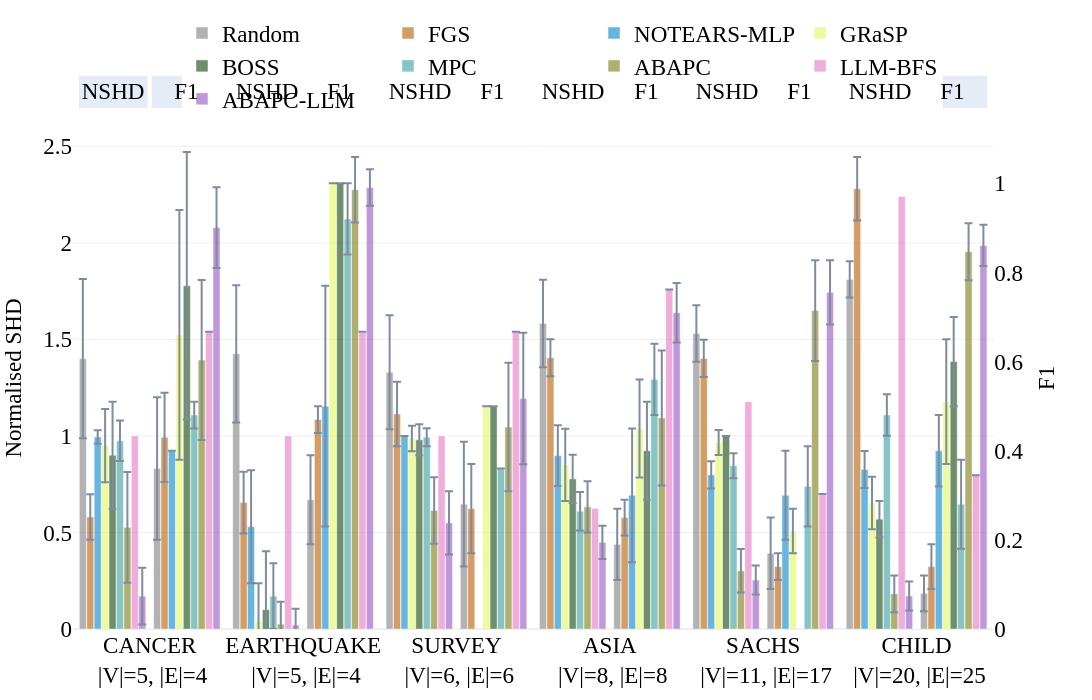
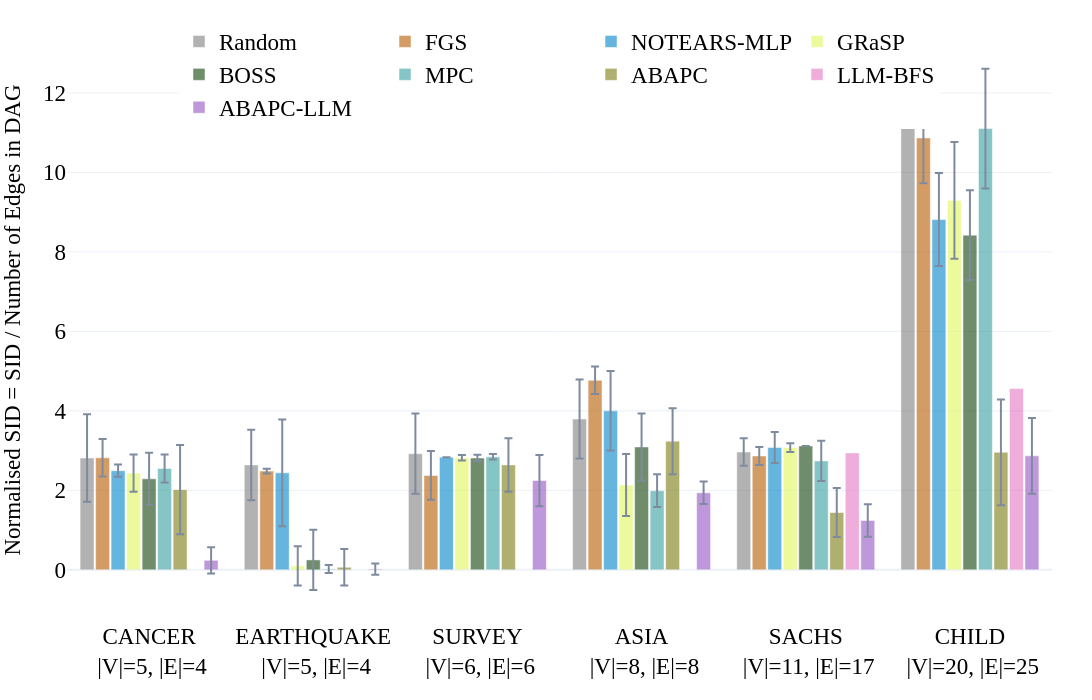
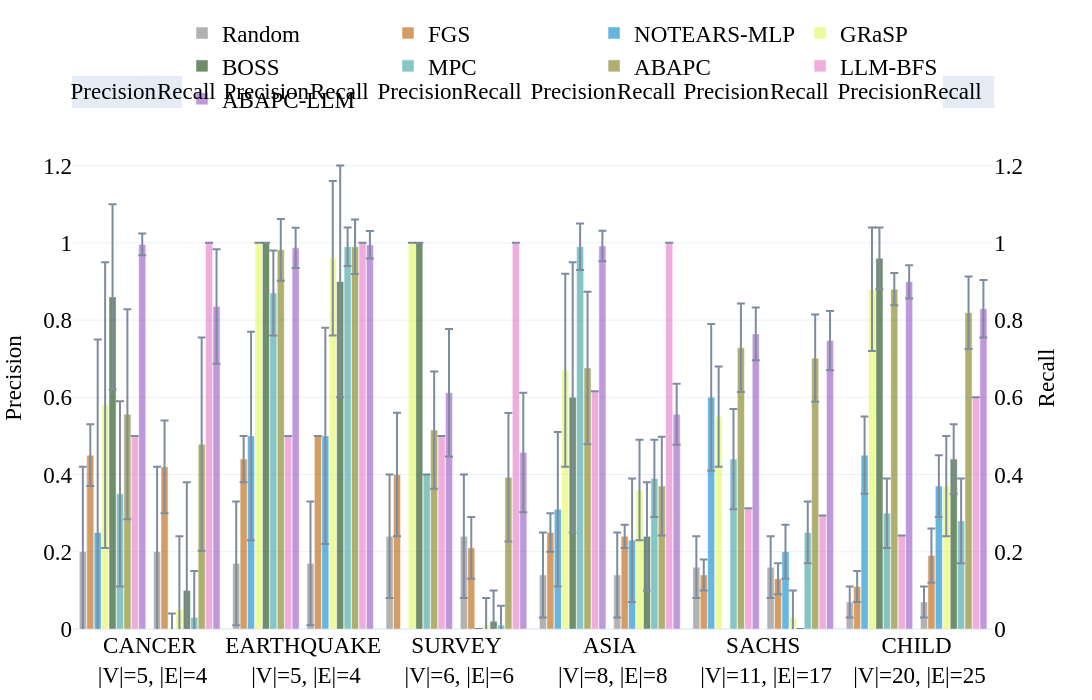

The code cell stored with these charts, in order, in its notebook:
### Markdown cell above
## Structure Reconstruction Evaluation

### Code cell
# Plots by dataset (DAG)
if len(dag_all):
    methods = [m for m in default_methods if m in dag_all['model'].unique()]
    double_bar_chart_plotly(
        dag_all, ['p_shd','F1'], names_dict, colors_dict, methods,
        save_figs=save_figs, font_size=23, output_name=str(REPO_ROOT / 'results/figs/Fig.bn_dag_SHD_SID.html'),
        debug=False, range_y1=[0,2.6], range_y2=[0,5.6], rect_exp=0.01
    )
    bar_chart_plotly(
        dag_all, 'p_SID', names_dict, colors_dict, methods,
        save_figs=save_figs, font_size=23, output_name=str(REPO_ROOT / 'results/figs/Fig.bn_dag_F1.html'),
        debug=False
    )
    double_bar_chart_plotly(
        dag_all, ['precision','recall'], names_dict, colors_dict, methods,
        save_figs=save_figs, font_size=23, output_name=str(REPO_ROOT / 'results/figs/Fig.bn_dag_prec_rec.html'),
        debug=False
    )
else:
    print('No DAG results found.')

### Figure 1 — Plotly figure (JSON) as saved in the notebook; plotly's stock layout.template omitted (floating-point values rounded to 4 significant figures)
{"data": [{"error_y": {"array": [0.4125, 0.355, 0.295, 0.2263, 0.1465, 0.094], "type": "data", "visible": true}, "marker": {"color": "#7f7f7f"}, "name": "Random", "offsetgroup": "0", "opacity": 0.6, "showlegend": true, "type": "bar", "x": ["CANCER<br> |V|=5, |E|=4", "EARTHQUAKE<br> |V|=5, |E|=4", "SURVEY<br> |V|=6, |E|=6", "ASIA<br> |V|=8, |E|=8", "SACHS<br> |V|=11, |E|=17", "CHILD<br> |V|=20, |E|=25"], "y": [1.4, 1.425, 1.33, 1.583, 1.531, 1.81], "yaxis": "y"}, {"error_y": {"array": [0.1175, 0.16, 0.1667, 0.09625, 0.09647, 0.1644], "type": "data", "visible": true}, "marker": {"color": "#b85c00"}, "name": "FGS", "offsetgroup": "1", "opacity": 0.6, "showlegend": true, "type": "bar", "x": ["CANCER<br> |V|=5, |E|=4", "EARTHQUAKE<br> |V|=5, |E|=4", "SURVEY<br> |V|=6, |E|=6", "ASIA<br> |V|=8, |E|=8", "SACHS<br> |V|=11, |E|=17", "CHILD<br> |V|=20, |E|=25"], "y": [0.58, 0.655, 1.113, 1.405, 1.401, 2.28], "yaxis": "y"}, {"error_y": {"array": [0.035, 0.2925, 0.0, 0.1575, 0.07059, 0.096], "type": "data", "visible": true}, "marker": {"color": "#0085CA"}, "name": "NOTEARS-MLP", "offsetgroup": "2", "opacity": 0.6, "showlegend": true, "type": "bar", "x": ["CANCER<br> |V|=5, |E|=4", "EARTHQUAKE<br> |V|=5, |E|=4", "SURVEY<br> |V|=6, |E|=6", "ASIA<br> |V|=8, |E|=8", "SACHS<br> |V|=11, |E|=17", "CHILD<br> |V|=20, |E|=25"], "y": [0.995, 0.53, 1.0, 0.8975, 0.7988, 0.8264], "yaxis": "y"}, {"error_y": {"array": [0.1875, 0.19, 0.1975, 0.06529, 0.06667, 0.1356], "type": "data", "visible": true}, "marker": {"color": "#e1f85c"}, "name": "GRaSP", "offsetgroup": "3", "opacity": 0.6, "showlegend": true, "type": "bar", "x": ["ASIA<br> |V|=8, |E|=8", "CANCER<br> |V|=5, |E|=4", "EARTHQUAKE<br> |V|=5, |E|=4", "SACHS<br> |V|=11, |E|=17", "SURVEY<br> |V|=6, |E|=6", "CHILD<br> |V|=20, |E|=25"], "y": [0.85, 0.95, 0.04, 0.9659, 0.9867, 0.6528], "yaxis": "y"}, {"error_y": {"array": [0.125, 0.2775, 0.3025, 0.0, 0.08, 0.0944], "type": "data", "visible": true}, "marker": {"color": "#10430A"}, "name": "BOSS", "offsetgroup": "4", "opacity": 0.6, "showlegend": true, "type": "bar", "x": ["ASIA<br> |V|=8, |E|=8", "CANCER<br> |V|=5, |E|=4", "EARTHQUAKE<br> |V|=5, |E|=4", "SACHS<br> |V|=11, |E|=17", "SURVEY<br> |V|=6, |E|=6", "CHILD<br> |V|=20, |E|=25"], "y": [0.7775, 0.9, 0.1, 1.0, 0.98, 0.5688], "yaxis": "y"}, {"error_y": {"array": [0.105, 0.17, 0.04667, 0.1, 0.1076, 0.06471], "type": "data", "visible": true}, "marker": {"color": "#379f9f"}, "name": "MPC", "offsetgroup": "5", "opacity": 0.6, "showlegend": true, "type": "bar", "x": ["CANCER<br> |V|=5, |E|=4", "EARTHQUAKE<br> |V|=5, |E|=4", "SURVEY<br> |V|=6, |E|=6", "ASIA<br> |V|=8, |E|=8", "CHILD<br> |V|=20, |E|=25", "SACHS<br> |V|=11, |E|=17"], "y": [0.975, 0.17, 0.9933, 0.61, 1.108, 0.8459], "yaxis": "y"}, {"error_y": {"array": [0.1329, 0.287, 0.09475, 0.1157, 0.1127, 0.172], "type": "data", "visible": true}, "marker": {"color": "#7b7b12"}, "name": "ABAPC", "offsetgroup": "6", "opacity": 0.6, "showlegend": true, "type": "bar", "x": ["ASIA<br> |V|=8, |E|=8", "CANCER<br> |V|=5, |E|=4", "CHILD<br> |V|=20, |E|=25", "EARTHQUAKE<br> |V|=5, |E|=4", "SACHS<br> |V|=11, |E|=17", "SURVEY<br> |V|=6, |E|=6"], "y": [0.6325, 0.5265, 0.1818, 0.025, 0.3012, 0.6138], "yaxis": "y"}, {"error_y": {"array": [NaN, NaN, NaN, NaN, NaN, NaN], "type": "data", "visible": true}, "marker": {"color": "#e377c2"}, "name": "LLM-BFS", "offsetgroup": "7", "opacity": 0.6, "showlegend": true, "type": "bar", "x": ["ASIA<br> |V|=8, |E|=8", "CANCER<br> |V|=5, |E|=4", "CHILD<br> |V|=20, |E|=25", "EARTHQUAKE<br> |V|=5, |E|=4", "SACHS<br> |V|=11, |E|=17", "SURVEY<br> |V|=6, |E|=6"], "y": [0.625, 1.0, 2.24, 1.0, 1.176, 1.0], "yaxis": "y"}, {"error_y": {"array": [0.08628, 0.1467, 0.07514, 0.08512, 0.07558, 0.1635], "type": "data", "visible": true}, "marker": {"color": "#9454c4"}, "name": "ABAPC-LLM", "offsetgroup": "8", "opacity": 0.6, "showlegend": true, "type": "bar", "x": ["ASIA<br> |V|=8, |E|=8", "CANCER<br> |V|=5, |E|=4", "CHILD<br> |V|=20, |E|=25", "EARTHQUAKE<br> |V|=5, |E|=4", "SACHS<br> |V|=11, |E|=17", "SURVEY<br> |V|=6, |E|=6"], "y": [0.4487, 0.17, 0.1714, 0.02, 0.2536, 0.5494], "yaxis": "y"}, {"marker": {"color": "white"}, "name": "", "offsetgroup": "9", "opacity": 1, "showlegend": false, "type": "bar", "x": ["ASIA<br> |V|=8, |E|=8", "CANCER<br> |V|=5, |E|=4", "CHILD<br> |V|=20, |E|=25", "EARTHQUAKE<br> |V|=5, |E|=4", "SACHS<br> |V|=11, |E|=17", "SURVEY<br> |V|=6, |E|=6"], "y": [0.0, 0.0, 0.0, 0.0, 0.0, 0.0]}, {"error_y": {"array": [0.16, 0.1, 0.14, 0.08, 0.08, 0.04], "type": "data", "visible": true}, "marker": {"color": "#7f7f7f"}, "name": "Random", "offsetgroup": "10", "opacity": 0.6, "showlegend": false, "type": "bar", "x": ["CANCER<br> |V|=5, |E|=4", "EARTHQUAKE<br> |V|=5, |E|=4", "SURVEY<br> |V|=6, |E|=6", "ASIA<br> |V|=8, |E|=8", "SACHS<br> |V|=11, |E|=17", "CHILD<br> |V|=20, |E|=25"], "y": [0.36, 0.29, 0.28, 0.19, 0.17, 0.08], "yaxis": "y2"}, {"error_y": {"array": [0.1, 0.03, 0.1, 0.04, 0.03, 0.05], "type": "data", "visible": true}, "marker": {"color": "#b85c00"}, "name": "FGS", "offsetgroup": "11", "opacity": 0.6, "showlegend": false, "type": "bar", "x": ["CANCER<br> |V|=5, |E|=4", "EARTHQUAKE<br> |V|=5, |E|=4", "SURVEY<br> |V|=6, |E|=6", "ASIA<br> |V|=8, |E|=8", "SACHS<br> |V|=11, |E|=17", "CHILD<br> |V|=20, |E|=25"], "y": [0.43, 0.47, 0.27, 0.25, 0.14, 0.14], "yaxis": "y2"}, {"error_y": {"array": [null, 0.27, null, 0.15, 0.1, 0.08], "type": "data", "visible": true}, "marker": {"color": "#0085CA"}, "name": "NOTEARS-MLP", "offsetgroup": "12", "opacity": 0.6, "showlegend": false, "type": "bar", "x": ["CANCER<br> |V|=5, |E|=4", "EARTHQUAKE<br> |V|=5, |E|=4", "SURVEY<br> |V|=6, |E|=6", "ASIA<br> |V|=8, |E|=8", "SACHS<br> |V|=11, |E|=17", "CHILD<br> |V|=20, |E|=25"], "y": [0.4, 0.5, null, 0.3, 0.3, 0.4], "yaxis": "y2"}, {"error_y": {"array": [0.11, 0.28, 0, 0.05, 0, 0.14], "type": "data", "visible": true}, "marker": {"color": "#e1f85c"}, "name": "GRaSP", "offsetgroup": "13", "opacity": 0.6, "showlegend": false, "type": "bar", "x": ["ASIA<br> |V|=8, |E|=8", "CANCER<br> |V|=5, |E|=4", "EARTHQUAKE<br> |V|=5, |E|=4", "SACHS<br> |V|=11, |E|=17", "SURVEY<br> |V|=6, |E|=6", "CHILD<br> |V|=20, |E|=25"], "y": [0.45, 0.66, 1, 0.22, 0.5, 0.51], "yaxis": "y2"}, {"error_y": {"array": [0.11, 0.3, 0, null, 0, 0.1], "type": "data", "visible": true}, "marker": {"color": "#10430A"}, "name": "BOSS", "offsetgroup": "14", "opacity": 0.6, "showlegend": false, "type": "bar", "x": ["ASIA<br> |V|=8, |E|=8", "CANCER<br> |V|=5, |E|=4", "EARTHQUAKE<br> |V|=5, |E|=4", "SACHS<br> |V|=11, |E|=17", "SURVEY<br> |V|=6, |E|=6", "CHILD<br> |V|=20, |E|=25"], "y": [0.4, 0.77, 1, null, 0.5, 0.6], "yaxis": "y2"}, {"error_y": {"array": [0.03, 0.08, null, 0.08, 0.1, 0.09], "type": "data", "visible": true}, "marker": {"color": "#379f9f"}, "name": "MPC", "offsetgroup": "15", "opacity": 0.6, "showlegend": false, "type": "bar", "x": ["CANCER<br> |V|=5, |E|=4", "EARTHQUAKE<br> |V|=5, |E|=4", "SURVEY<br> |V|=6, |E|=6", "ASIA<br> |V|=8, |E|=8", "CHILD<br> |V|=20, |E|=25", "SACHS<br> |V|=11, |E|=17"], "y": [0.48, 0.92, 0.36, 0.56, 0.28, 0.32], "yaxis": "y2"}, {"error_y": {"array": [0.1514, 0.1794, 0.06383, 0.07344, 0.1132, 0.1442], "type": "data", "visible": true}, "marker": {"color": "#7b7b12"}, "name": "ABAPC", "offsetgroup": "16", "opacity": 0.6, "showlegend": false, "type": "bar", "x": ["ASIA<br> |V|=8, |E|=8", "CANCER<br> |V|=5, |E|=4", "CHILD<br> |V|=20, |E|=25", "EARTHQUAKE<br> |V|=5, |E|=4", "SACHS<br> |V|=11, |E|=17", "SURVEY<br> |V|=6, |E|=6"], "y": [0.4734, 0.6036, 0.8463, 0.9856, 0.7144, 0.4531], "yaxis": "y2"}, {"error_y": {"array": [null, null, null, null, null, null], "type": "data", "visible": true}, "marker": {"color": "#e377c2"}, "name": "LLM-BFS", "offsetgroup": "17", "opacity": 0.6, "showlegend": false, "type": "bar", "x": ["ASIA<br> |V|=8, |E|=8", "CANCER<br> |V|=5, |E|=4", "CHILD<br> |V|=20, |E|=25", "EARTHQUAKE<br> |V|=5, |E|=4", "SACHS<br> |V|=11, |E|=17", "SURVEY<br> |V|=6, |E|=6"], "y": [0.7619, 0.6667, 0.3448, 0.6667, 0.303, 0.6667], "yaxis": "y2"}, {"error_y": {"array": [0.06667, 0.0907, 0.04631, 0.04109, 0.07203, 0.1473], "type": "data", "visible": true}, "marker": {"color": "#9454c4"}, "name": "ABAPC-LLM", "offsetgroup": "18", "opacity": 0.6, "showlegend": false, "type": "bar", "x": ["ASIA<br> |V|=8, |E|=8", "CANCER<br> |V|=5, |E|=4", "CHILD<br> |V|=20, |E|=25", "EARTHQUAKE<br> |V|=5, |E|=4", "SACHS<br> |V|=11, |E|=17", "SURVEY<br> |V|=6, |E|=6"], "y": [0.7095, 0.9006, 0.8606, 0.9906, 0.7552, 0.5172], "yaxis": "y2"}], "layout": {"annotations": [{"font": {"color": "black", "size": 23}, "showarrow": false, "text": "         NSHD         ", "x": 0.04375, "xanchor": "center", "xref": "x domain", "y": 1.07, "yanchor": "middle", "yref": "y domain"}, {"font": {"color": "black", "size": 23}, "showarrow": false, "text": "           F1           ", "x": 0.1229, "xanchor": "center", "xref": "x domain", "y": 1.07, "yanchor": "middle", "yref": "y domain"}, {"font": {"color": "black", "size": 23}, "showarrow": false, "text": "         NSHD         ", "x": 0.2104, "xanchor": "center", "xref": "x domain", "y": 1.07, "yanchor": "middle", "yref": "y domain"}, {"font": {"color": "black", "size": 23}, "showarrow": false, "text": "           F1           ", "x": 0.2896, "xanchor": "center", "xref": "x domain", "y": 1.07, "yanchor": "middle", "yref": "y domain"}, {"font": {"color": "black", "size": 23}, "showarrow": false, "text": "         NSHD         ", "x": 0.3771, "xanchor": "center", "xref": "x domain", "y": 1.07, "yanchor": "middle", "yref": "y domain"}, {"font": {"color": "black", "size": 23}, "showarrow": false, "text": "           F1           ", "x": 0.4562, "xanchor": "center", "xref": "x domain", "y": 1.07, "yanchor": "middle", "yref": "y domain"}, {"font": {"color": "black", "size": 23}, "showarrow": false, "text": "         NSHD         ", "x": 0.5437, "xanchor": "center", "xref": "x domain", "y": 1.07, "yanchor": "middle", "yref": "y domain"}, {"font": {"color": "black", "size": 23}, "showarrow": false, "text": "           F1           ", "x": 0.6229, "xanchor": "center", "xref": "x domain", "y": 1.07, "yanchor": "middle", "yref": "y domain"}, {"font": {"color": "black", "size": 23}, "showarrow": false, "text": "         NSHD         ", "x": 0.7104, "xanchor": "center", "xref": "x domain", "y": 1.07, "yanchor": "middle", "yref": "y domain"}, {"font": {"color": "black", "size": 23}, "showarrow": false, "text": "           F1           ", "x": 0.7896, "xanchor": "center", "xref": "x domain", "y": 1.07, "yanchor": "middle", "yref": "y domain"}, {"font": {"color": "black", "size": 23}, "showarrow": false, "text": "         NSHD         ", "x": 0.8771, "xanchor": "center", "xref": "x domain", "y": 1.07, "yanchor": "middle", "yref": "y domain"}, {"font": {"color": "black", "size": 23}, "showarrow": false, "text": "           F1           ", "x": 0.9562, "xanchor": "center", "xref": "x domain", "y": 1.07, "yanchor": "middle", "yref": "y domain"}], "bargap": 0.08, "bargroupgap": 0.05, "barmode": "group", "font": {"color": "black", "family": "Serif", "size": 23}, "height": 700, "hovermode": "x unified", "legend": {"orientation": "h", "x": 0.5, "xanchor": "center", "y": 1.23, "yanchor": "top"}, "margin": {"b": 70, "l": 40, "r": 40, "t": 80}, "shapes": [{"fillcolor": "#E5ECF6", "layer": "below", "line": {"color": "#E5ECF6", "width": 2}, "type": "rect", "x0": 0.0075, "x1": 0.08, "xref": "x domain", "y0": 1.04, "y1": 1.1, "yref": "y domain"}, {"fillcolor": "#E5ECF6", "layer": "below", "line": {"color": "#E5ECF6", "width": 2}, "type": "rect", "x0": 0.08667, "x1": 0.1592, "xref": "x domain", "y0": 1.04, "y1": 1.1, "yref": "y domain"}, {"fillcolor": "#E5ECF6", "layer": "below", "line": {"color": "#E5ECF6", "width": 2}, "type": "rect", "x0": 0.1742, "x1": 0.2467, "xref": "x domain", "y0": 1.04, "y1": 1.1, "yref": "y domain"}, {"fillcolor": "#E5ECF6", "layer": "below", "line": {"color": "#E5ECF6", "width": 2}, "type": "rect", "x0": 0.2533, "x1": 0.3258, "xref": "x domain", "y0": 1.04, "y1": 1.1, "yref": "y domain"}, {"fillcolor": "#E5ECF6", "layer": "below", "line": {"color": "#E5ECF6", "width": 2}, "type": "rect", "x0": 0.3408, "x1": 0.4133, "xref": "x domain", "y0": 1.04, "y1": 1.1, "yref": "y domain"}, {"fillcolor": "#E5ECF6", "layer": "below", "line": {"color": "#E5ECF6", "width": 2}, "type": "rect", "x0": 0.42, "x1": 0.4925, "xref": "x domain", "y0": 1.04, "y1": 1.1, "yref": "y domain"}, {"fillcolor": "#E5ECF6", "layer": "below", "line": {"color": "#E5ECF6", "width": 2}, "type": "rect", "x0": 0.5075, "x1": 0.58, "xref": "x domain", "y0": 1.04, "y1": 1.1, "yref": "y domain"}, {"fillcolor": "#E5ECF6", "layer": "below", "line": {"color": "#E5ECF6", "width": 2}, "type": "rect", "x0": 0.5867, "x1": 0.6592, "xref": "x domain", "y0": 1.04, "y1": 1.1, "yref": "y domain"}, {"fillcolor": "#E5ECF6", "layer": "below", "line": {"color": "#E5ECF6", "width": 2}, "type": "rect", "x0": 0.6742, "x1": 0.7467, "xref": "x domain", "y0": 1.04, "y1": 1.1, "yref": "y domain"}, {"fillcolor": "#E5ECF6", "layer": "below", "line": {"color": "#E5ECF6", "width": 2}, "type": "rect", "x0": 0.7533, "x1": 0.8258, "xref": "x domain", "y0": 1.04, "y1": 1.1, "yref": "y domain"}, {"fillcolor": "#E5ECF6", "layer": "below", "line": {"color": "#E5ECF6", "width": 2}, "type": "rect", "x0": 0.8408, "x1": 0.9133, "xref": "x domain", "y0": 1.04, "y1": 1.1, "yref": "y domain"}, {"fillcolor": "#E5ECF6", "layer": "below", "line": {"color": "#E5ECF6", "width": 2}, "type": "rect", "x0": 0.92, "x1": 0.9925, "xref": "x domain", "y0": 1.04, "y1": 1.1, "yref": "y domain"}], "width": 1600, "xaxis": {"anchor": "y", "domain": [0, 0.94]}, "yaxis": {"anchor": "x", "domain": [0, 1], "range": [0, 2.6], "title": {"font": {"size": 23}, "text": "Normalised SHD"}}, "yaxis2": {"anchor": "x", "overlaying": "y", "scaleanchor": 0, "showgrid": false, "showline": false, "showticklabels": true, "side": "right", "title": {"font": {"size": 23}, "text": "F1"}, "zeroline": true}}}

### Figure 2 — Plotly figure (JSON) as saved in the notebook; plotly's stock layout.template omitted (floating-point values rounded to 4 significant figures)
{"data": [{"error_y": {"array": [1.1, 0.8875, 1.01, 0.9925, 0.3453, 0.9048], "type": "data", "visible": true}, "marker": {"color": "#7f7f7f"}, "name": "Random", "opacity": 0.6, "type": "bar", "x": ["CANCER<br> |V|=5, |E|=4", "EARTHQUAKE<br> |V|=5, |E|=4", "SURVEY<br> |V|=6, |E|=6", "ASIA<br> |V|=8, |E|=8", "SACHS<br> |V|=11, |E|=17", "CHILD<br> |V|=20, |E|=25"], "y": [2.815, 2.64, 2.923, 3.795, 2.965, 12.18]}, {"error_y": {"array": [0.47, 0.06, 0.6133, 0.3475, 0.2265, 1.138], "type": "data", "visible": true}, "marker": {"color": "#b85c00"}, "name": "FGS", "opacity": 0.6, "type": "bar", "x": ["CANCER<br> |V|=5, |E|=4", "EARTHQUAKE<br> |V|=5, |E|=4", "SURVEY<br> |V|=6, |E|=6", "ASIA<br> |V|=8, |E|=8", "SACHS<br> |V|=11, |E|=17", "CHILD<br> |V|=20, |E|=25"], "y": [2.82, 2.485, 2.377, 4.77, 2.865, 10.87]}, {"error_y": {"array": [0.155, 1.345, 0.0, 1.0, 0.3888, 1.17], "type": "data", "visible": true}, "marker": {"color": "#0085CA"}, "name": "NOTEARS-MLP", "opacity": 0.6, "type": "bar", "x": ["CANCER<br> |V|=5, |E|=4", "EARTHQUAKE<br> |V|=5, |E|=4", "SURVEY<br> |V|=6, |E|=6", "ASIA<br> |V|=8, |E|=8", "SACHS<br> |V|=11, |E|=17", "CHILD<br> |V|=20, |E|=25"], "y": [2.495, 2.44, 2.833, 4.0, 3.08, 8.813]}, {"error_y": {"array": [0.7775, 0.47, 0.495, 0.11, 0.06667, 1.47], "type": "data", "visible": true}, "marker": {"color": "#e1f85c"}, "name": "GRaSP", "opacity": 0.6, "type": "bar", "x": ["ASIA<br> |V|=8, |E|=8", "CANCER<br> |V|=5, |E|=4", "EARTHQUAKE<br> |V|=5, |E|=4", "SACHS<br> |V|=11, |E|=17", "SURVEY<br> |V|=6, |E|=6", "CHILD<br> |V|=20, |E|=25"], "y": [2.135, 2.435, 0.1, 3.078, 2.82, 9.296]}, {"error_y": {"array": [0.8425, 0.655, 0.7575, 0.0, 0.08, 1.13], "type": "data", "visible": true}, "marker": {"color": "#10430A"}, "name": "BOSS", "opacity": 0.6, "type": "bar", "x": ["ASIA<br> |V|=8, |E|=8", "CANCER<br> |V|=5, |E|=4", "EARTHQUAKE<br> |V|=5, |E|=4", "SACHS<br> |V|=11, |E|=17", "SURVEY<br> |V|=6, |E|=6", "CHILD<br> |V|=20, |E|=25"], "y": [3.092, 2.29, 0.25, 3.118, 2.813, 8.422]}, {"error_y": {"array": [0.3525, 0.1, 0.07, 0.4138, 1.507, 0.5071], "type": "data", "visible": true}, "marker": {"color": "#379f9f"}, "name": "MPC", "opacity": 0.6, "type": "bar", "x": ["CANCER<br> |V|=5, |E|=4", "EARTHQUAKE<br> |V|=5, |E|=4", "SURVEY<br> |V|=6, |E|=6", "ASIA<br> |V|=8, |E|=8", "CHILD<br> |V|=20, |E|=25", "SACHS<br> |V|=11, |E|=17"], "y": [2.55, 0.02, 2.843, 1.992, 11.1, 2.741]}, {"error_y": {"array": [0.8317, 1.123, 1.331, 0.4596, 0.6142, 0.6729], "type": "data", "visible": true}, "marker": {"color": "#7b7b12"}, "name": "ABAPC", "opacity": 0.6, "type": "bar", "x": ["ASIA<br> |V|=8, |E|=8", "CANCER<br> |V|=5, |E|=4", "CHILD<br> |V|=20, |E|=25", "EARTHQUAKE<br> |V|=5, |E|=4", "SACHS<br> |V|=11, |E|=17", "SURVEY<br> |V|=6, |E|=6"], "y": [3.237, 2.018, 2.957, 0.065, 1.442, 2.641]}, {"error_y": {"array": [NaN, NaN, NaN, NaN, NaN, NaN], "type": "data", "visible": true}, "marker": {"color": "#e377c2"}, "name": "LLM-BFS", "opacity": 0.6, "type": "bar", "x": ["ASIA<br> |V|=8, |E|=8", "CANCER<br> |V|=5, |E|=4", "CHILD<br> |V|=20, |E|=25", "EARTHQUAKE<br> |V|=5, |E|=4", "SACHS<br> |V|=11, |E|=17", "SURVEY<br> |V|=6, |E|=6"], "y": [0.0, 0.0, 4.56, 0.0, 2.941, 0.0]}, {"error_y": {"array": [0.285, 0.331, 0.9501, 0.1414, 0.4099, 0.6447], "type": "data", "visible": true}, "marker": {"color": "#9454c4"}, "name": "ABAPC-LLM", "opacity": 0.6, "type": "bar", "x": ["ASIA<br> |V|=8, |E|=8", "CANCER<br> |V|=5, |E|=4", "CHILD<br> |V|=20, |E|=25", "EARTHQUAKE<br> |V|=5, |E|=4", "SACHS<br> |V|=11, |E|=17", "SURVEY<br> |V|=6, |E|=6"], "y": [1.939, 0.24, 2.867, 0.02, 1.242, 2.246]}], "layout": {"bargap": 0.15, "bargroupgap": 0.1, "barmode": "group", "font": {"color": "black", "family": "Serif", "size": 23}, "height": 700, "hovermode": "x unified", "legend": {"orientation": "h", "x": 0.5, "xanchor": "center", "y": 1, "yanchor": "top"}, "margin": {"b": 80, "l": 40, "r": 40, "t": 20}, "width": 1600, "yaxis": {"title": {"font": {"size": 23}, "text": "Normalised SID = SID / Number of Edges in DAG"}}}}

### Figure 3 — Plotly figure (JSON) as saved in the notebook; plotly's stock layout.template omitted (floating-point values rounded to 4 significant figures)
{"data": [{"error_y": {"array": [0.22, 0.16, 0.16, 0.11, 0.08, 0.04], "type": "data", "visible": true}, "marker": {"color": "#7f7f7f"}, "name": "Random", "offsetgroup": "0", "opacity": 0.6, "showlegend": true, "type": "bar", "x": ["CANCER<br> |V|=5, |E|=4", "EARTHQUAKE<br> |V|=5, |E|=4", "SURVEY<br> |V|=6, |E|=6", "ASIA<br> |V|=8, |E|=8", "SACHS<br> |V|=11, |E|=17", "CHILD<br> |V|=20, |E|=25"], "y": [0.2, 0.17, 0.24, 0.14, 0.16, 0.07], "yaxis": "y"}, {"error_y": {"array": [0.08, 0.06, 0.16, 0.05, 0.04, 0.04], "type": "data", "visible": true}, "marker": {"color": "#b85c00"}, "name": "FGS", "offsetgroup": "1", "opacity": 0.6, "showlegend": true, "type": "bar", "x": ["CANCER<br> |V|=5, |E|=4", "EARTHQUAKE<br> |V|=5, |E|=4", "SURVEY<br> |V|=6, |E|=6", "ASIA<br> |V|=8, |E|=8", "SACHS<br> |V|=11, |E|=17", "CHILD<br> |V|=20, |E|=25"], "y": [0.45, 0.44, 0.4, 0.25, 0.14, 0.11], "yaxis": "y"}, {"error_y": {"array": [0.5, 0.27, null, 0.2, 0.19, 0.1], "type": "data", "visible": true}, "marker": {"color": "#0085CA"}, "name": "NOTEARS-MLP", "offsetgroup": "2", "opacity": 0.6, "showlegend": true, "type": "bar", "x": ["CANCER<br> |V|=5, |E|=4", "EARTHQUAKE<br> |V|=5, |E|=4", "SURVEY<br> |V|=6, |E|=6", "ASIA<br> |V|=8, |E|=8", "SACHS<br> |V|=11, |E|=17", "CHILD<br> |V|=20, |E|=25"], "y": [0.25, 0.5, null, 0.31, 0.6, 0.45], "yaxis": "y"}, {"error_y": {"array": [0.25, 0.37, 0, 0.13, 0, 0.16], "type": "data", "visible": true}, "marker": {"color": "#e1f85c"}, "name": "GRaSP", "offsetgroup": "3", "opacity": 0.6, "showlegend": true, "type": "bar", "x": ["ASIA<br> |V|=8, |E|=8", "CANCER<br> |V|=5, |E|=4", "EARTHQUAKE<br> |V|=5, |E|=4", "SACHS<br> |V|=11, |E|=17", "SURVEY<br> |V|=6, |E|=6", "CHILD<br> |V|=20, |E|=25"], "y": [0.67, 0.58, 1, 0.55, 1, 0.88], "yaxis": "y"}, {"error_y": {"array": [0.35, 0.24, 0, null, 0, 0.08], "type": "data", "visible": true}, "marker": {"color": "#10430A"}, "name": "BOSS", "offsetgroup": "4", "opacity": 0.6, "showlegend": true, "type": "bar", "x": ["ASIA<br> |V|=8, |E|=8", "CANCER<br> |V|=5, |E|=4", "EARTHQUAKE<br> |V|=5, |E|=4", "SACHS<br> |V|=11, |E|=17", "SURVEY<br> |V|=6, |E|=6", "CHILD<br> |V|=20, |E|=25"], "y": [0.6, 0.86, 1, null, 1, 0.96], "yaxis": "y"}, {"error_y": {"array": [0.24, 0.11, null, 0.06, 0.09, 0.13], "type": "data", "visible": true}, "marker": {"color": "#379f9f"}, "name": "MPC", "offsetgroup": "5", "opacity": 0.6, "showlegend": true, "type": "bar", "x": ["CANCER<br> |V|=5, |E|=4", "EARTHQUAKE<br> |V|=5, |E|=4", "SURVEY<br> |V|=6, |E|=6", "ASIA<br> |V|=8, |E|=8", "CHILD<br> |V|=20, |E|=25", "SACHS<br> |V|=11, |E|=17"], "y": [0.35, 0.87, 0.4, 0.99, 0.3, 0.44], "yaxis": "y"}, {"error_y": {"array": [0.1976, 0.2719, 0.04175, 0.08003, 0.1145, 0.1519], "type": "data", "visible": true}, "marker": {"color": "#7b7b12"}, "name": "ABAPC", "offsetgroup": "6", "opacity": 0.6, "showlegend": true, "type": "bar", "x": ["ASIA<br> |V|=8, |E|=8", "CANCER<br> |V|=5, |E|=4", "CHILD<br> |V|=20, |E|=25", "EARTHQUAKE<br> |V|=5, |E|=4", "SACHS<br> |V|=11, |E|=17", "SURVEY<br> |V|=6, |E|=6"], "y": [0.6761, 0.5563, 0.8801, 0.982, 0.7284, 0.5152], "yaxis": "y"}, {"error_y": {"array": [null, null, null, null, null, null], "type": "data", "visible": true}, "marker": {"color": "#e377c2"}, "name": "LLM-BFS", "offsetgroup": "7", "opacity": 0.6, "showlegend": true, "type": "bar", "x": ["ASIA<br> |V|=8, |E|=8", "CANCER<br> |V|=5, |E|=4", "CHILD<br> |V|=20, |E|=25", "EARTHQUAKE<br> |V|=5, |E|=4", "SACHS<br> |V|=11, |E|=17", "SURVEY<br> |V|=6, |E|=6"], "y": [0.6154, 0.5, 0.2419, 0.5, 0.3125, 0.5], "yaxis": "y"}, {"error_y": {"array": [0.03959, 0.02828, 0.04318, 0.0523, 0.06845, 0.1651], "type": "data", "visible": true}, "marker": {"color": "#9454c4"}, "name": "ABAPC-LLM", "offsetgroup": "8", "opacity": 0.6, "showlegend": true, "type": "bar", "x": ["ASIA<br> |V|=8, |E|=8", "CANCER<br> |V|=5, |E|=4", "CHILD<br> |V|=20, |E|=25", "EARTHQUAKE<br> |V|=5, |E|=4", "SACHS<br> |V|=11, |E|=17", "SURVEY<br> |V|=6, |E|=6"], "y": [0.992, 0.996, 0.899, 0.987, 0.7642, 0.612], "yaxis": "y"}, {"marker": {"color": "white"}, "name": "", "offsetgroup": "9", "opacity": 1, "showlegend": false, "type": "bar", "x": ["ASIA<br> |V|=8, |E|=8", "CANCER<br> |V|=5, |E|=4", "CHILD<br> |V|=20, |E|=25", "EARTHQUAKE<br> |V|=5, |E|=4", "SACHS<br> |V|=11, |E|=17", "SURVEY<br> |V|=6, |E|=6"], "y": [0.0, 0.0, 0.0, 0.0, 0.0, 0.0]}, {"error_y": {"array": [0.22, 0.16, 0.16, 0.11, 0.08, 0.04], "type": "data", "visible": true}, "marker": {"color": "#7f7f7f"}, "name": "Random", "offsetgroup": "10", "opacity": 0.6, "showlegend": false, "type": "bar", "x": ["CANCER<br> |V|=5, |E|=4", "EARTHQUAKE<br> |V|=5, |E|=4", "SURVEY<br> |V|=6, |E|=6", "ASIA<br> |V|=8, |E|=8", "SACHS<br> |V|=11, |E|=17", "CHILD<br> |V|=20, |E|=25"], "y": [0.2, 0.17, 0.24, 0.14, 0.16, 0.07], "yaxis": "y2"}, {"error_y": {"array": [0.12, 0, 0.08, 0.03, 0.04, 0.07], "type": "data", "visible": true}, "marker": {"color": "#b85c00"}, "name": "FGS", "offsetgroup": "11", "opacity": 0.6, "showlegend": false, "type": "bar", "x": ["CANCER<br> |V|=5, |E|=4", "EARTHQUAKE<br> |V|=5, |E|=4", "SURVEY<br> |V|=6, |E|=6", "ASIA<br> |V|=8, |E|=8", "SACHS<br> |V|=11, |E|=17", "CHILD<br> |V|=20, |E|=25"], "y": [0.42, 0.5, 0.21, 0.24, 0.13, 0.19], "yaxis": "y2"}, {"error_y": {"array": [0.04, 0.28, 0, 0.16, 0.07, 0.08], "type": "data", "visible": true}, "marker": {"color": "#0085CA"}, "name": "NOTEARS-MLP", "offsetgroup": "12", "opacity": 0.6, "showlegend": false, "type": "bar", "x": ["CANCER<br> |V|=5, |E|=4", "EARTHQUAKE<br> |V|=5, |E|=4", "SURVEY<br> |V|=6, |E|=6", "ASIA<br> |V|=8, |E|=8", "SACHS<br> |V|=11, |E|=17", "CHILD<br> |V|=20, |E|=25"], "y": [0, 0.5, 0, 0.23, 0.2, 0.37], "yaxis": "y2"}, {"error_y": {"array": [0.13, 0.19, 0.2, 0.07, 0.07, 0.13], "type": "data", "visible": true}, "marker": {"color": "#e1f85c"}, "name": "GRaSP", "offsetgroup": "13", "opacity": 0.6, "showlegend": false, "type": "bar", "x": ["ASIA<br> |V|=8, |E|=8", "CANCER<br> |V|=5, |E|=4", "EARTHQUAKE<br> |V|=5, |E|=4", "SACHS<br> |V|=11, |E|=17", "SURVEY<br> |V|=6, |E|=6", "CHILD<br> |V|=20, |E|=25"], "y": [0.36, 0.05, 0.96, 0.03, 0.01, 0.37], "yaxis": "y2"}, {"error_y": {"array": [0.14, 0.28, 0.3, 0, 0.08, 0.09], "type": "data", "visible": true}, "marker": {"color": "#10430A"}, "name": "BOSS", "offsetgroup": "14", "opacity": 0.6, "showlegend": false, "type": "bar", "x": ["ASIA<br> |V|=8, |E|=8", "CANCER<br> |V|=5, |E|=4", "EARTHQUAKE<br> |V|=5, |E|=4", "SACHS<br> |V|=11, |E|=17", "SURVEY<br> |V|=6, |E|=6", "CHILD<br> |V|=20, |E|=25"], "y": [0.24, 0.1, 0.9, 0, 0.02, 0.44], "yaxis": "y2"}, {"error_y": {"array": [0.12, 0.05, 0.05, 0.1, 0.11, 0.08], "type": "data", "visible": true}, "marker": {"color": "#379f9f"}, "name": "MPC", "offsetgroup": "15", "opacity": 0.6, "showlegend": false, "type": "bar", "x": ["CANCER<br> |V|=5, |E|=4", "EARTHQUAKE<br> |V|=5, |E|=4", "SURVEY<br> |V|=6, |E|=6", "ASIA<br> |V|=8, |E|=8", "CHILD<br> |V|=20, |E|=25", "SACHS<br> |V|=11, |E|=17"], "y": [0.03, 0.99, 0.01, 0.39, 0.28, 0.25], "yaxis": "y2"}, {"error_y": {"array": [0.1281, 0.2761, 0.09373, 0.07071, 0.1129, 0.1664], "type": "data", "visible": true}, "marker": {"color": "#7b7b12"}, "name": "ABAPC", "offsetgroup": "16", "opacity": 0.6, "showlegend": false, "type": "bar", "x": ["ASIA<br> |V|=8, |E|=8", "CANCER<br> |V|=5, |E|=4", "CHILD<br> |V|=20, |E|=25", "EARTHQUAKE<br> |V|=5, |E|=4", "SACHS<br> |V|=11, |E|=17", "SURVEY<br> |V|=6, |E|=6"], "y": [0.37, 0.4785, 0.819, 0.99, 0.7012, 0.3929], "yaxis": "y2"}, {"error_y": {"array": [null, null, null, null, null, null], "type": "data", "visible": true}, "marker": {"color": "#e377c2"}, "name": "LLM-BFS", "offsetgroup": "17", "opacity": 0.6, "showlegend": false, "type": "bar", "x": ["ASIA<br> |V|=8, |E|=8", "CANCER<br> |V|=5, |E|=4", "CHILD<br> |V|=20, |E|=25", "EARTHQUAKE<br> |V|=5, |E|=4", "SACHS<br> |V|=11, |E|=17", "SURVEY<br> |V|=6, |E|=6"], "y": [1, 1, 0.6, 1, 0.2941, 1], "yaxis": "y2"}, {"error_y": {"array": [0.07911, 0.1482, 0.07434, 0.03536, 0.07644, 0.1547], "type": "data", "visible": true}, "marker": {"color": "#9454c4"}, "name": "ABAPC-LLM", "offsetgroup": "18", "opacity": 0.6, "showlegend": false, "type": "bar", "x": ["ASIA<br> |V|=8, |E|=8", "CANCER<br> |V|=5, |E|=4", "CHILD<br> |V|=20, |E|=25", "EARTHQUAKE<br> |V|=5, |E|=4", "SACHS<br> |V|=11, |E|=17", "SURVEY<br> |V|=6, |E|=6"], "y": [0.5563, 0.835, 0.8294, 0.995, 0.7468, 0.4572], "yaxis": "y2"}], "layout": {"annotations": [{"font": {"color": "black", "size": 23}, "showarrow": false, "text": "      Precision      ", "x": 0.04375, "xanchor": "center", "xref": "x domain", "y": 1.07, "yanchor": "middle", "yref": "y domain"}, {"font": {"color": "black", "size": 23}, "showarrow": false, "text": "        Recall        ", "x": 0.1229, "xanchor": "center", "xref": "x domain", "y": 1.07, "yanchor": "middle", "yref": "y domain"}, {"font": {"color": "black", "size": 23}, "showarrow": false, "text": "      Precision      ", "x": 0.2104, "xanchor": "center", "xref": "x domain", "y": 1.07, "yanchor": "middle", "yref": "y domain"}, {"font": {"color": "black", "size": 23}, "showarrow": false, "text": "        Recall        ", "x": 0.2896, "xanchor": "center", "xref": "x domain", "y": 1.07, "yanchor": "middle", "yref": "y domain"}, {"font": {"color": "black", "size": 23}, "showarrow": false, "text": "      Precision      ", "x": 0.3771, "xanchor": "center", "xref": "x domain", "y": 1.07, "yanchor": "middle", "yref": "y domain"}, {"font": {"color": "black", "size": 23}, "showarrow": false, "text": "        Recall        ", "x": 0.4562, "xanchor": "center", "xref": "x domain", "y": 1.07, "yanchor": "middle", "yref": "y domain"}, {"font": {"color": "black", "size": 23}, "showarrow": false, "text": "      Precision      ", "x": 0.5437, "xanchor": "center", "xref": "x domain", "y": 1.07, "yanchor": "middle", "yref": "y domain"}, {"font": {"color": "black", "size": 23}, "showarrow": false, "text": "        Recall        ", "x": 0.6229, "xanchor": "center", "xref": "x domain", "y": 1.07, "yanchor": "middle", "yref": "y domain"}, {"font": {"color": "black", "size": 23}, "showarrow": false, "text": "      Precision      ", "x": 0.7104, "xanchor": "center", "xref": "x domain", "y": 1.07, "yanchor": "middle", "yref": "y domain"}, {"font": {"color": "black", "size": 23}, "showarrow": false, "text": "        Recall        ", "x": 0.7896, "xanchor": "center", "xref": "x domain", "y": 1.07, "yanchor": "middle", "yref": "y domain"}, {"font": {"color": "black", "size": 23}, "showarrow": false, "text": "      Precision      ", "x": 0.8771, "xanchor": "center", "xref": "x domain", "y": 1.07, "yanchor": "middle", "yref": "y domain"}, {"font": {"color": "black", "size": 23}, "showarrow": false, "text": "        Recall        ", "x": 0.9562, "xanchor": "center", "xref": "x domain", "y": 1.07, "yanchor": "middle", "yref": "y domain"}], "bargap": 0.08, "bargroupgap": 0.05, "barmode": "group", "font": {"color": "black", "family": "Serif", "size": 23}, "height": 700, "hovermode": "x unified", "legend": {"orientation": "h", "x": 0.5, "xanchor": "center", "y": 1.23, "yanchor": "top"}, "margin": {"b": 70, "l": 40, "r": 40, "t": 80}, "shapes": [{"fillcolor": "#E5ECF6", "layer": "below", "line": {"color": "#E5ECF6", "width": 2}, "type": "rect", "x0": 0, "x1": 0.09083, "xref": "x domain", "y0": 1.04, "y1": 1.1, "yref": "y domain"}, {"fillcolor": "#E5ECF6", "layer": "below", "line": {"color": "#E5ECF6", "width": 2}, "type": "rect", "x0": 0.07583, "x1": 0.17, "xref": "x domain", "y0": 1.04, "y1": 1.1, "yref": "y domain"}, {"fillcolor": "#E5ECF6", "layer": "below", "line": {"color": "#E5ECF6", "width": 2}, "type": "rect", "x0": 0.1633, "x1": 0.2575, "xref": "x domain", "y0": 1.04, "y1": 1.1, "yref": "y domain"}, {"fillcolor": "#E5ECF6", "layer": "below", "line": {"color": "#E5ECF6", "width": 2}, "type": "rect", "x0": 0.2425, "x1": 0.3367, "xref": "x domain", "y0": 1.04, "y1": 1.1, "yref": "y domain"}, {"fillcolor": "#E5ECF6", "layer": "below", "line": {"color": "#E5ECF6", "width": 2}, "type": "rect", "x0": 0.33, "x1": 0.4242, "xref": "x domain", "y0": 1.04, "y1": 1.1, "yref": "y domain"}, {"fillcolor": "#E5ECF6", "layer": "below", "line": {"color": "#E5ECF6", "width": 2}, "type": "rect", "x0": 0.4092, "x1": 0.5033, "xref": "x domain", "y0": 1.04, "y1": 1.1, "yref": "y domain"}, {"fillcolor": "#E5ECF6", "layer": "below", "line": {"color": "#E5ECF6", "width": 2}, "type": "rect", "x0": 0.4967, "x1": 0.5908, "xref": "x domain", "y0": 1.04, "y1": 1.1, "yref": "y domain"}, {"fillcolor": "#E5ECF6", "layer": "below", "line": {"color": "#E5ECF6", "width": 2}, "type": "rect", "x0": 0.5758, "x1": 0.67, "xref": "x domain", "y0": 1.04, "y1": 1.1, "yref": "y domain"}, {"fillcolor": "#E5ECF6", "layer": "below", "line": {"color": "#E5ECF6", "width": 2}, "type": "rect", "x0": 0.6633, "x1": 0.7575, "xref": "x domain", "y0": 1.04, "y1": 1.1, "yref": "y domain"}, {"fillcolor": "#E5ECF6", "layer": "below", "line": {"color": "#E5ECF6", "width": 2}, "type": "rect", "x0": 0.7425, "x1": 0.8367, "xref": "x domain", "y0": 1.04, "y1": 1.1, "yref": "y domain"}, {"fillcolor": "#E5ECF6", "layer": "below", "line": {"color": "#E5ECF6", "width": 2}, "type": "rect", "x0": 0.83, "x1": 0.9242, "xref": "x domain", "y0": 1.04, "y1": 1.1, "yref": "y domain"}, {"fillcolor": "#E5ECF6", "layer": "below", "line": {"color": "#E5ECF6", "width": 2}, "type": "rect", "x0": 0.9092, "x1": 1, "xref": "x domain", "y0": 1.04, "y1": 1.1, "yref": "y domain"}], "width": 1600, "xaxis": {"anchor": "y", "domain": [0, 0.94]}, "yaxis": {"anchor": "x", "domain": [0, 1], "range": [0, 1.3], "title": {"font": {"size": 23}, "text": "Precision"}}, "yaxis2": {"anchor": "x", "overlaying": "y", "range": [0, 1.3], "scaleanchor": 0, "showgrid": false, "showline": false, "showticklabels": true, "side": "right", "title": {"font": {"size": 23}, "text": "Recall"}, "zeroline": true}}}
